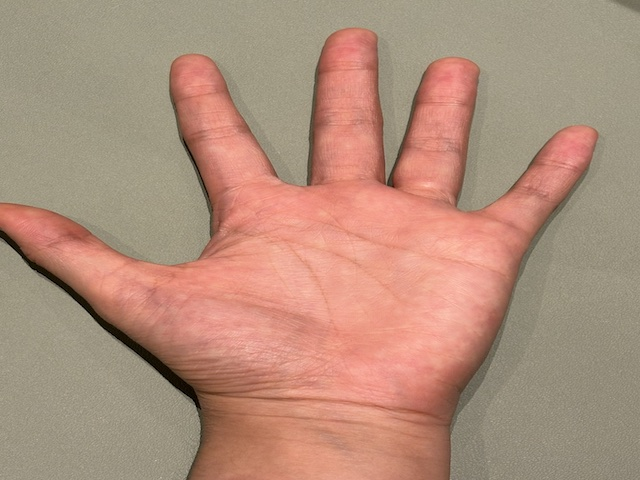
#> input picture hand.jpg, 640 x 480 px
$ python '과제버전1.py'
#> lines starting #> are read from the running program, lines starting #| are printed output that depends on the picture; after the words box and inside, x2 and y2 are one past the last pixel; in counts of white or black regions, pixels touching at a corner belong together
import cv2 as cv2
import numpy as np
from matplotlib import pyplot as plt

def create_gaussian_pyramid(image, levels):
    gaussian_pyramid = [image]
    for _ in range(1, levels):
        image = cv2.pyrDown(image)
        gaussian_pyramid.append(image)
    return gaussian_pyramid

def create_laplacian_pyramid(gaussian_pyramid):
    laplacian_pyramid = [gaussian_pyramid[-1]]
    for i in range(len(gaussian_pyramid) - 1, 0, -1):
        size = (gaussian_pyramid[i - 1].shape[1], gaussian_pyramid[i - 1].shape[0])
        laplacian = cv2.subtract(gaussian_pyramid[i - 1], cv2.pyrUp(gaussian_pyramid[i], dstsize=size))
        laplacian_pyramid.append(laplacian)
    return laplacian_pyramid

hand_img = cv2.imread('hand.jpg')
#> hand_img is the input picture: shape (480, 640, 3); mean B, G, R 123.4, 142.6, 177.2
eye_img = cv2.imread('eye.jpg')
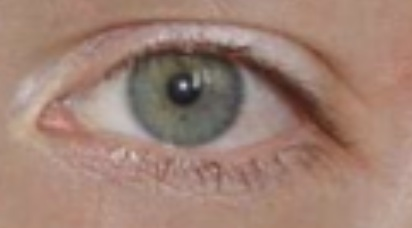
#> input picture eye.jpg, 412 x 228 px
#> eye_img is the input picture: shape (228, 412, 3); mean B, G, R 116.4, 129.2, 159.1

levels = 3

hand_gaussian_pyramid = create_gaussian_pyramid(hand_img, levels)
#> after the loop in create_gaussian_pyramid, `for _ in range(1, levels):`: gaussian_pyramid = 3 items
#> hand_gaussian_pyramid = 3 items
eye_gaussian_pyramid = create_gaussian_pyramid(eye_img, levels)
#> eye_gaussian_pyramid = 3 items

hand_laplacian_pyramid = create_laplacian_pyramid(hand_gaussian_pyramid)
#> the loop in create_laplacian_pyramid, `for i in range(len(gaussian_pyramid) - 1, 0, -1):` made 2 passes
#> (i, size) on pass 1: (2, (320, 240))
#> size on pass 2: (640, 480)
#> pass 1, in create_laplacian_pyramid, `laplacian = cv2.subtract(gaussian_pyramid[i - 1], cv2.pyrUp(gaussian_p..`:
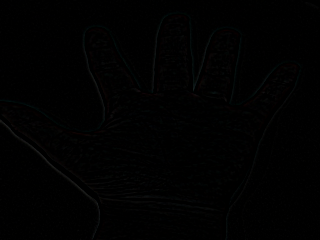
#> laplacian: shape (240, 320, 3); mean of channels 0, 1, 2 1, 1, 1; drawn as B, G, R
#> hand_laplacian_pyramid = 3 items
eye_laplacian_pyramid = create_laplacian_pyramid(eye_gaussian_pyramid)
#> the loop in create_laplacian_pyramid (call 2), `for i in range(len(gaussian_pyramid) - 1, 0, -1):` made 2 passes
#> (i, size) on pass 1: (2, (206, 114))
#> size on pass 2: (412, 228)
#> eye_laplacian_pyramid = 3 items

eye_mask = np.zeros_like(eye_img)
eye_mask = cv2.circle(eye_mask, (eye_mask.shape[1] // 2, eye_mask.shape[0] // 2), eye_mask.shape[0] // 2, (255, 255, 255), -1)

mask_gaussian_pyramid = create_gaussian_pyramid(eye_mask, levels)
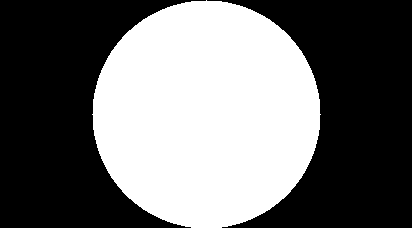
#> eye_mask: shape (228, 412, 3); 43.4% white; 1 white region, box (x1, y1, x2, y2) and area: (92, 0, 321, 228) 40792

blended_pyramid = []
for i in range(levels):
    eye_lap = cv2.resize(eye_laplacian_pyramid[i], (hand_laplacian_pyramid[i].shape[1], hand_laplacian_pyramid[i].shape[0]))
    mask = cv2.resize(mask_gaussian_pyramid[i], (hand_laplacian_pyramid[i].shape[1], hand_laplacian_pyramid[i].shape[0]), interpolation=cv2.INTER_NEAREST)
    blended = cv2.add(hand_laplacian_pyramid[i] * (1 - mask), eye_lap * mask)
    blended_pyramid.append(blended)
#> this loop made 3 passes
#> pass 1, `eye_lap = cv2.resize(eye_laplacian_pyramid[i], (hand_laplacian_pyramid..`:
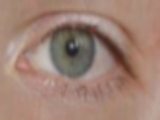
#> eye_lap: shape (120, 160, 3); mean of channels 0, 1, 2 116.2, 129.1, 158.9; drawn as B, G, R
#> pass 1, `blended = cv2.add(hand_laplacian_pyramid[i] * (1 - mask), eye_lap * ma..`:
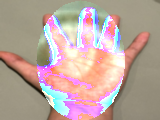
#> blended: shape (120, 160, 3); mean of channels 0, 1, 2 158.3, 165.6, 187.6; drawn as B, G, R
#> pass 2, `blended = cv2.add(hand_laplacian_pyramid[i] * (1 - mask), eye_lap * ma..`:
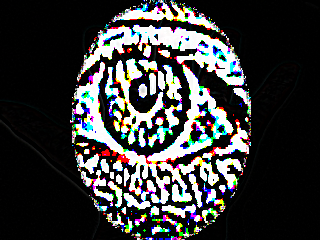
#> blended: shape (240, 320, 3); mean of channels 0, 1, 2 57.8, 57.6, 57.2; drawn as B, G, R
#> after the loop, blended_pyramid = 3 items

blended_img = blended_pyramid[0]
for i in range(1, levels):
    blended_img = cv2.pyrUp(blended_img)
    blended_img = cv2.add(blended_img, blended_pyramid[i])
#> this loop made 2 passes
#> pass 2, `blended_img = cv2.add(blended_img, blended_pyramid[i])`:
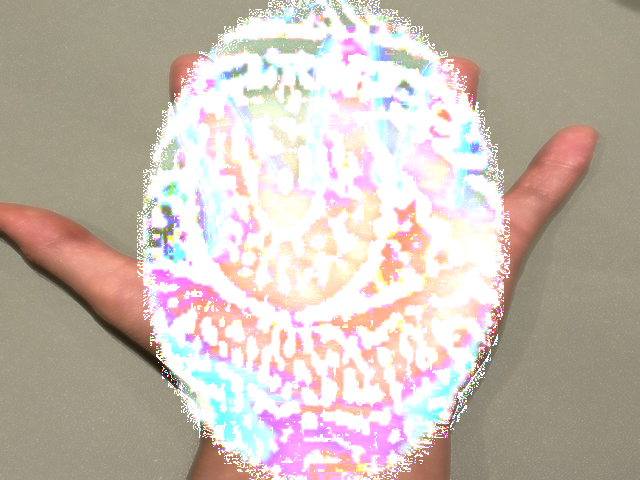
#> blended_img: shape (480, 640, 3); mean of channels 0, 1, 2 177.8, 186.8, 199.6; drawn as B, G, R

# 결과를 저장
cv2.imwrite("결과1.jpg", blended_img)

# 최종 결과 출력.
plt.imshow(cv2.cvtColor(blended_img, cv2.COLOR_BGR2RGB))
plt.title("Blended Image")
plt.axis('on')
plt.grid(False)
plt.show()
